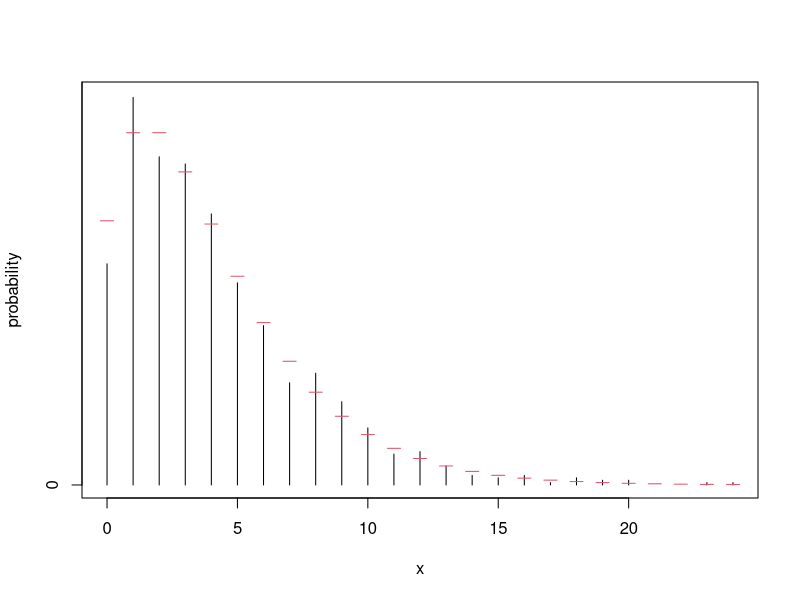
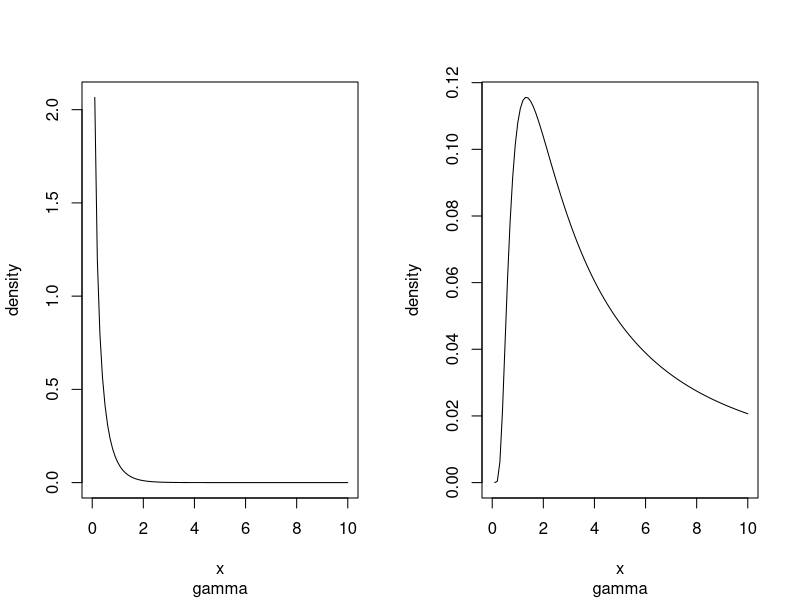
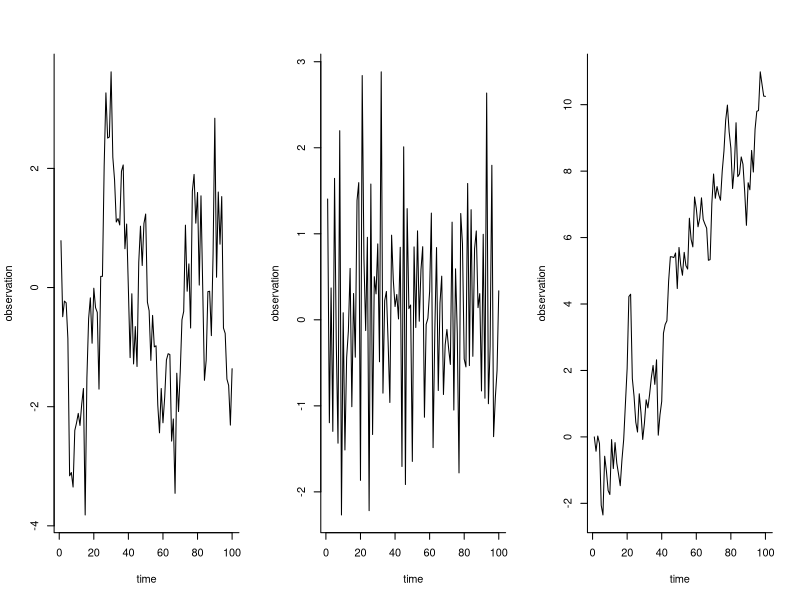
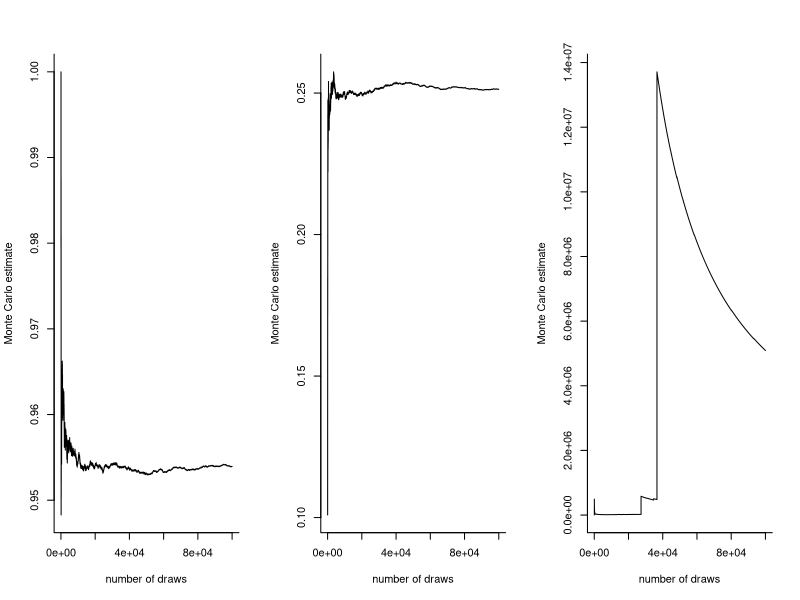

Write R code to recreate these figures, in order.
## ---- chunk 1
#| include: false
options(digits = 2)
## ---- chunk 2
#| eval: true
#| echo: true
# Sample the means of the Poisson
n <- 1000L
k <- 0.5 # dispersion
mu <- 4 # mean
#  The gamma distribution has a mean of 4 and variance of 8
Lambda <- rgamma(n = n, shape = k*mu, rate = k)
# Functions r* for random number generation are vectorized wrt arguments
Y <- rpois(n = n, lambda = Lambda)
## ---- chunk 3
# Calculate the empirical mean and variance of the counts
# This is a form of Monte Carlo integration
rbind(empirical = c("mean" = mean(Y), "variance" = var(Y)),
      theoretical = c("mean" = mu, "variance" = mu + mu/k))
## ---- chunk 4
#| label: fig-poisgamma
#| fig-lab: "Bar plot of 1K sample draws (density scale) with true probability from the negative binomial marginal model."
# Create a bar plot manually and compare with marginal CDF of neg. binom
plot(
  x = sort(unique(Y)), 
  y = table(Y) / length(Y),
  type = "h",
  xlab = "x",
  ylab = "probability"
  )
segments(
  x0 = 0:max(Y) - 0.25,
  x1 = 0:max(Y) + 0.25, 
  y0 = dnbinom(0:max(Y), prob = 1 - 1/(k + 1), size = k*mu), 
  col = 2)
## ---- chunk 5
#| label: fig-densities
#| fig-cap: "Density of $X \\sim \\mathsf{gamma}(0.5,2)$ with shape 0.5 and rate 2 (left) and $Y=g(X) \\sim \\mathsf{inv. gamma}(0.5,2)$ (right), obtained through a change of variable $g(x) = 1/x$."
shape <- 0.5; rate <- 2
# Jacobian of transformation 1/x is 1/x^2
dinvgamma <- function(x, rate, shape){
    dgamma(1/x, rate = rate, shape = shape) / x^2
}
integrate(f = dinvgamma, lower = 0, upper = Inf, rate = rate, shape = shape)

par(mfrow = c(1,2))
curve(
  expr = dgamma(x, rate = rate, shape = shape), 
  from = 0, 
  to = 10, 
  ylab = "density", 
  sub = "gamma")
curve(
  expr = dinvgamma(x, rate = rate, shape = shape), 
  from = 0, 
  to = 10, 
  ylab = "density", 
  sub = "gamma")
## ---- chunk 6
#| label: fig-arprocesses
#| fig-cap: "Time series of first-order autoregressive process draws with standard Gaussian innovations and different autocorrelation parameters: $\\phi=0.75$ (left), $\\phi=-0.5$ (middle) and $\\phi=1$ (right, non-stationary process)." 
simulate_ar1 <- function(n, phi, mu = 0, sigma = 1){
 y <- numeric(n) # container of size n
 # simulate from marginal if process is stationary
 y[1] <- ifelse(abs(phi) < 1,
  rnorm(n = 1, sd = sigma / sqrt(1-phi^2)),
  0)
 for(i in 2:n){
  y[i] <- mu + phi * (y[i-1]-mu) + rnorm(n = 1, sd = sigma)
 }
 return(y)
}
set.seed(2026)
par(mfrow = c(1, 3), bty = "l")
# Strong positive correlation
plot(
  simulate_ar1(n = 100, phi = 0.75), 
  type = "l", 
  ylab = "observation", 
  xlab = "time")
# Negative correlation (oscillates around the mean)
plot(
  simulate_ar1(n = 100, phi = -0.5),
  type = "l", 
  ylab = "observation", 
  xlab = "time")
# Non-stationary (increasing variance)
plot(
  simulate_ar1(n = 100, phi = 1), 
  type = "l", 
  ylab = "observation", 
  xlab = "time")
## ---- chunk 7
#| label: fig-divergent
#| out-width: '100%'
#| fig-cap: "Monte Carlo estimates (running means) as a function of the sample size for $\\Pr(Y>1)$, $\\mathsf{E}(Y)$ and $\\mathsf{E}(1/Y)$ (divergent) for $Y \\sim \\mathsf{gamma}(0.5,2)$."
set.seed(80601)
B <- 1e5L # number of simulation
Bseq <- seq_len(B)
# Parameters for shape and rate
alpha <- 0.5; beta <- 2
pv <- pgamma(1, shape = alpha, rate = beta)
samp <- rgamma(n = B, shape = alpha, rate = beta)
# Running means of the parameters
int1 <- cumsum(samp < 1) / Bseq
int2 <- cumsum(samp) / Bseq
int3 <- cumsum(1/samp) / Bseq
par(mfrow = c(1,3), bty = "l")
plot(
  x = Bseq[-(1:20)], 
  y = int1[-(1:20)], 
  xlab = "number of draws", 
  ylab = "Monte Carlo estimate", 
  type = "l")
plot(
  x = Bseq[-(1:20)], 
  y = int2[-(1:20)], 
  xlab = "number of draws", 
  ylab = "Monte Carlo estimate", 
  type = "l")
plot(
  x = Bseq[-(1:20)], 
  y = int3[-(1:20)], 
  xlab = "number of draws", 
  ylab = "Monte Carlo estimate", 
  type = "l")
# Compute std. error of estimator of total size (assuming it exists)
se1 <- sqrt(var(samp < 1) / B)
# 95% Wald-based confidence interval
confint <- mean(samp < 1) + se1 * qnorm(c(0.025,0.975))
# Compare with truth
pv
